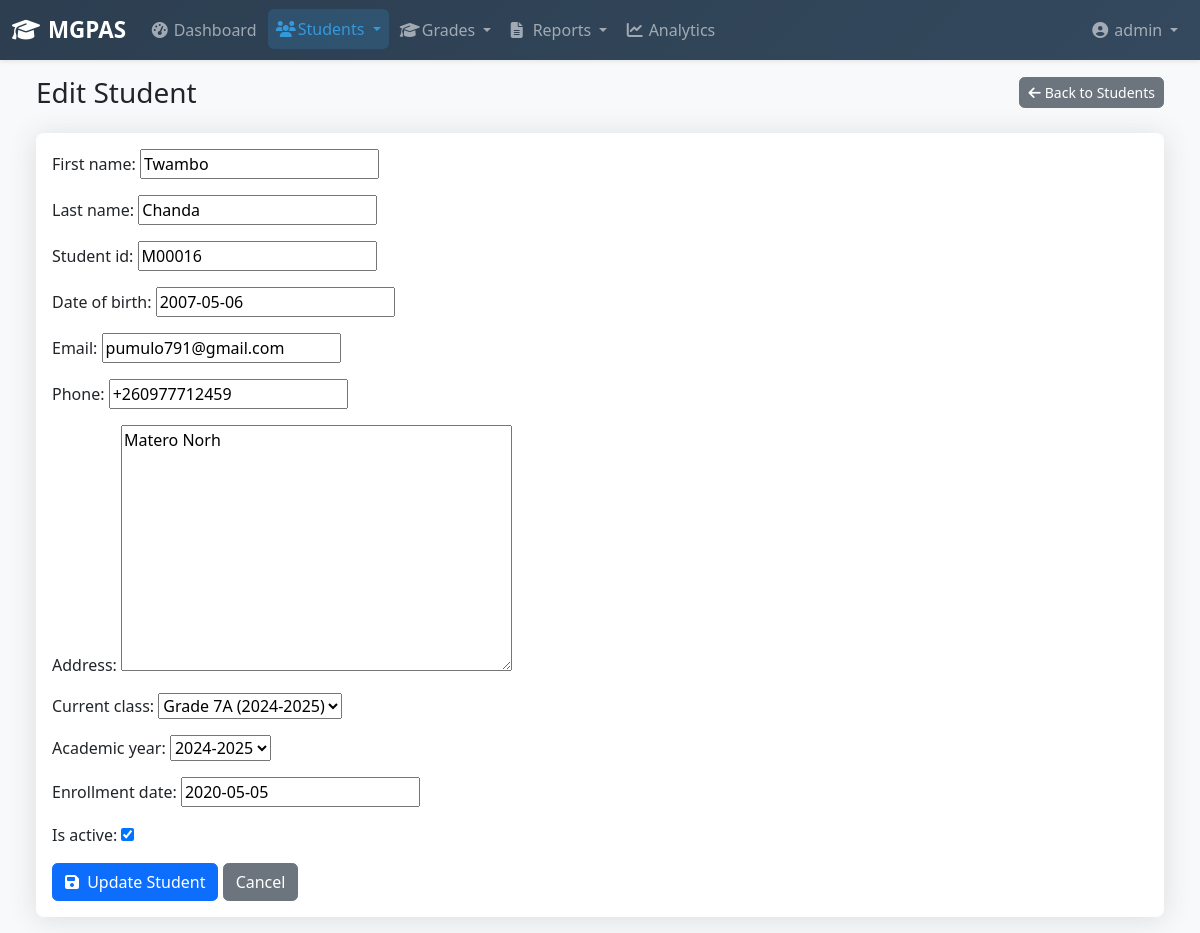
Page /grading/students/58/edit/ (signed in) on the committed database.
### authentication/models.py (models this page shows, shortened)
class User(AbstractUser):
    class Role(models.TextChoices):
        ADMIN = 'ADMIN', _('Administrator')
        TEACHER = 'TEACHER', _('Teacher')
        VIEWER = 'VIEWER', _('Viewer')
    role = models.CharField(
        max_length=10,
        choices=Role.choices,
        default=Role.TEACHER,
        verbose_name=_('User Role')
    )
    phone_number = models.CharField(max_length=15, blank=True, null=True)
    date_of_birth = models.DateField(blank=True, null=True)
    profile_picture = models.ImageField(upload_to='profile_pictures/', blank=True, null=True)
    bio = models.TextField(blank=True, null=True)

### grading/models.py (models this page shows, shortened)
class Student(models.Model):
    first_name = models.CharField(max_length=100)
    last_name = models.CharField(max_length=100)
    student_id = models.CharField(max_length=20, unique=True)
    date_of_birth = models.DateField()
    email = models.EmailField(blank=True)
    phone = models.CharField(max_length=15, blank=True)
    address = models.TextField(blank=True)
    current_class = models.ForeignKey(Class, on_delete=models.SET_NULL, null=True, blank=True)
    academic_year = models.ForeignKey(AcademicYear, on_delete=models.CASCADE)
    enrollment_date = models.DateField()
    is_active = models.BooleanField(default=True)
    created_at = models.DateTimeField(auto_now_add=True)
    updated_at = models.DateTimeField(auto_now=True)
    class Meta:
        ordering = ['last_name', 'first_name']

class Class(models.Model):
    name = models.CharField(max_length=50)
    academic_year = models.ForeignKey(AcademicYear, on_delete=models.CASCADE)
    teacher = models.ForeignKey(User, on_delete=models.SET_NULL, null=True, blank=True)
    def __str__(self):
        return f"{self.name} ({self.academic_year})"

### grading/views.py (the view, shortened to what this page needs)
# urls.py: path('students/<int:pk>/edit/', views.StudentUpdateView.as_view(), name='student_edit'),
class StudentUpdateView(LoginRequiredMixin, UpdateView):
    model = Student
    template_name = 'grading/student_form.html'
    fields = '__all__'

### grading/models.py (called while the page is built)
    def __str__(self):
        return self.name

### templates/grading/student_form.html (shortened to what this page needs)
{% extends 'base.html' %}
{% block content %}
<div class="container-fluid">
    <div class="d-sm-flex align-items-center justify-content-between mb-4">
        <h1 class="h3 mb-0 text-gray-800">
            {% if object %}Edit Student{% else %}Add New Student{% endif %}
        </h1>
        <a href="{% url 'grading:student_list' %}" class="btn btn-secondary btn-sm">
            <i class="fas fa-arrow-left me-1"></i>Back to Students
        </a>
    </div>
    <div class="card shadow">
        <div class="card-body">
            <form method="post">
                {{ form.as_p }}
                <button type="submit" class="btn btn-primary">
                    <i class="fas fa-save me-1"></i>
                    {% if object %}Update Student{% else %}Add Student{% endif %}
                </button>
                <a href="{% url 'grading:student_list' %}" class="btn btn-secondary">Cancel</a>
            </form>
        </div>
    </div>
</div>
{% endblock %}

### templates/partials/navbar.html (shortened to what this page needs)
<nav class="navbar navbar-expand-lg navbar-dark bg-dark shadow-sm">
    <div class="container-fluid">
        <a class="navbar-brand" href="{% url 'dashboard' %}">
            <i class="fas fa-graduation-cap me-2"></i>MGPAS
        </a>
        <div class="collapse navbar-collapse" id="mainNavbar">
            <ul class="navbar-nav me-auto">
                <li class="nav-item">
                    <a class="nav-link {% if request.path == '/dashboard/' %}active{% endif %}" href="{% url 'dashboard' %}">
                        <i class="fas fa-tachometer-alt me-1"></i>Dashboard
                    </a>
                </li>
                <li class="nav-item dropdown">
                    <a class="nav-link dropdown-toggle {% if 'students' in request.path %}active{% endif %}"
                       href="#" role="button" data-bs-toggle="dropdown">
                        <i class="fas fa-users me-1"></i>Students
                    </a>
                </li>
                <li class="nav-item dropdown">
                    <a class="nav-link dropdown-toggle {% if 'grades' in request.path %}active{% endif %}"
                       href="#" role="button" data-bs-toggle="dropdown">
                        <i class="fas fa-graduation-cap me-1"></i>Grades
                    </a>
                </li>
                <li class="nav-item dropdown">
                    <a class="nav-link dropdown-toggle {% if 'reporting' in request.path %}active{% endif %}"
                       href="#" role="button" data-bs-toggle="dropdown">
                        <i class="fas fa-file-alt me-1"></i>Reports
                    </a>
                </li>
                <li class="nav-item">
                    <a class="nav-link {% if 'analytics' in request.path %}active{% endif %}"
                       href="{% url 'analytics:dashboard' %}">
                        <i class="fas fa-chart-line me-1"></i>Analytics
                    </a>
                </li>
            </ul>
            <ul class="navbar-nav ms-auto">
                <li class="nav-item dropdown">
                    <a class="nav-link dropdown-toggle" href="#" role="button" data-bs-toggle="dropdown">
                        <i class="fas fa-user-circle"></i>
                        {{ user.get_full_name|default:user.username }}
                    </a>
                </li>
            </ul>
        </div>
    </div>
</nav>

### static/css/styles.css (style rules this page uses)
body { font-family: 'Segoe UI', Tahoma, Geneva, Verdana, sans-serif; background-color: #f8f9fa; overflow-x: hidden; }
:root { --primary: #0d6efd; --secondary: #6c757d; --success: #198754; --info: #0dcaf0; --warning: #ffc107; --danger: #dc3545; --light: #f8f9fa; --dark: #212529; }
.navbar-dark { background: linear-gradient(135deg, #2c3e50 0%, #34495e 100%) !important; box-shadow: 0 2px 15px rgba(0, 0, 0, 0.1); }
.navbar-brand { font-weight: 700; font-size: 1.4rem; }
.navbar-nav .nav-link { padding: 0.5rem 1rem; border-radius: 6px; margin: 0 0.1rem; transition: all 0.3s ease; }
.navbar-nav .nav-link:hover, .navbar-nav .nav-link.active { background: rgba(255, 255, 255, 0.1); transform: translateY(-1px); }
.navbar-nav .nav-link i { width: 18px; }
.navbar-nav .nav-link.active { background: rgba(52, 152, 219, 0.2); color: #3498db !important; }
.card { border: none; border-radius: 0.5rem; box-shadow: 0 0.15rem 1.75rem 0 rgba(58, 59, 69, 0.15); transition: transform 0.2s; }
.btn { border-radius: 0.35rem; }
.shadow { box-shadow: 0 0.15rem 1.75rem 0 rgba(58, 59, 69, 0.15) !important; }
.card, .alert, .btn { animation: fadeIn 0.5s ease-out; }
:root { --primary-gradient: linear-gradient(135deg, #0d6efd 0%, #0a58ca 100%); --success-gradient: linear-gradient(135deg, #198754 0%, #146c43 100%); --info-gradient: linear-gradient(135deg, #0dcaf0 0%, #0aa2c0 100%); --warning-gradient: linear-gradient(135deg, #ffc107 0%, #d39e00 100%); --danger-gradient: linear-gradient(135deg, #dc3545 0%, #b02a37 100%); }
.card { animation: fadeInUp 0.6s ease-out; }
.card:nth-child(2) { animation-delay: 0.2s; }

### rows in the picture
User: get_full_name "admin"
Student: first_name "Twambo", last_name "Chanda", student_id "M00016", date_of_birth "2007-05-06", email "pumulo791@gmail.com", phone "+260977712459", address "Matero Norh", current_class "Grade 7A (2024-2025)", enrollment_date "2020-05-05", is_active "☑"
Class: academic_year "2024-2025"
